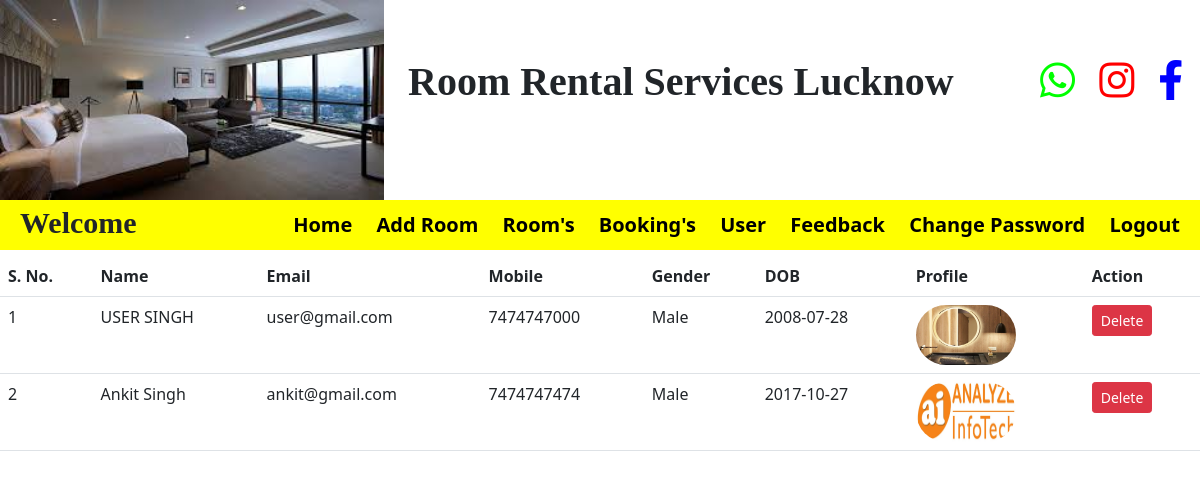
Page /view_user on the committed database.
### room/models.py (models this page shows, shortened)
class Signup(models.Model):
    user = models.ForeignKey(User,on_delete=models.CASCADE)
    mobile = models.CharField(max_length=20,null=True)
    image = models.FileField(null=True)
    gender = models.CharField(max_length=20,null=True)
    dob = models.CharField(max_length=30,null=True)

### room/views.py (the view)
# urls.py: path('view_user',view_user,name='view_user'),
def view_user(request):
    data = Signup.objects.all()
    d = {'data':data}
    return render(request,'view_user.html',d)

### room/templates/view_user.html
{% include 'admin_navigation.html' %}
<table class="table">
    <tr>
        <th>S. No.</th>
        <th>Name</th>
        <th>Email</th>
        <th>Mobile</th>
        <th>Gender</th>
        <th>DOB</th>
        <th>Profile</th>
        <th>Action</th>
    </tr>
    {% for i in data %}
    <tr>
        <td>{{forloop.counter}}</td>
        <td>{{i.user.first_name}} {{i.user.last_name}}</td>
        <td>{{i.user.username}}</td>
        <td>{{i.mobile}}</td>
        <td>{{i.gender}}</td>
        <td>{{i.dob}}</td>
        <td><img src="{{i.image.url}}" width="100" height="60" style="border-radius:30px;"></td>
        <td><a href="{% url 'delete_user' i.user.id %}" class="btn btn-danger btn-sm">Delete</a></td>
    </tr>
    {% endfor %}
</table>

### rows in the picture
Signup: user.first_name "USER", user.last_name "SINGH", user.username "user@gmail.com", mobile "7474747000", gender "Male", dob "2008-07-28", image (picture)
Signup: user.first_name "Ankit", user.last_name "Singh", user.username "ankit@gmail.com", mobile "7474747474", gender "Male", dob "2017-10-27", image (picture)
